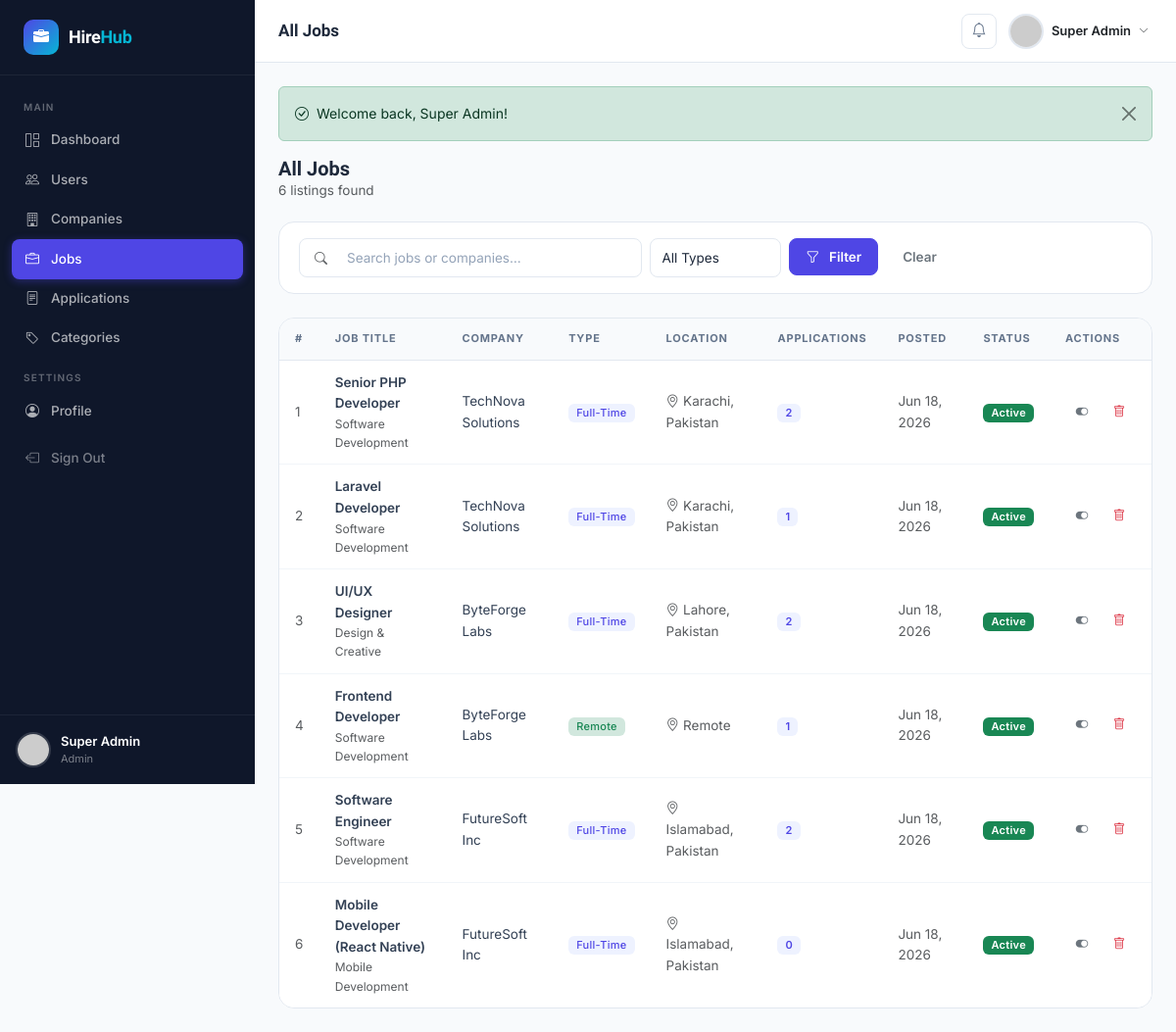
The page /admin/jobs.php (signed in) on the database its author committed.
### tables this page shows
CREATE TABLE `users` (
  `id` int(11) NOT NULL AUTO_INCREMENT,
  `name` varchar(100) NOT NULL,
  `email` varchar(150) NOT NULL,
  `password` varchar(255) NOT NULL,
  `role` enum('admin','company','candidate') NOT NULL DEFAULT 'candidate',
  `is_active` tinyint(1) NOT NULL DEFAULT 1,
  `avatar` varchar(255) DEFAULT NULL,
  `created_at` timestamp NOT NULL DEFAULT CURRENT_TIMESTAMP,
  `updated_at` timestamp NOT NULL DEFAULT CURRENT_TIMESTAMP ON UPDATE CURRENT_TIMESTAMP,
  PRIMARY KEY (`id`),
  UNIQUE KEY `email` (`email`)
);

CREATE TABLE `jobs` (
  `id` int(11) NOT NULL AUTO_INCREMENT,
  `company_id` int(11) NOT NULL,
  `category_id` int(11) NOT NULL,
  `title` varchar(200) NOT NULL,
  `type` enum('full-time','part-time','remote','internship','contract') NOT NULL DEFAULT 'full-time',
  `salary_min` decimal(10,2) DEFAULT NULL,
  `salary_max` decimal(10,2) DEFAULT NULL,
  `salary_currency` varchar(10) DEFAULT 'USD',
  `location` varchar(150) DEFAULT NULL,
  `description` longtext NOT NULL,
  `requirements` text DEFAULT NULL,
  `benefits` text DEFAULT NULL,
  `deadline` date DEFAULT NULL,
  `is_active` tinyint(1) NOT NULL DEFAULT 1,
  `views` int(11) NOT NULL DEFAULT 0,
  `created_at` timestamp NOT NULL DEFAULT CURRENT_TIMESTAMP,
  `updated_at` timestamp NOT NULL DEFAULT CURRENT_TIMESTAMP ON UPDATE CURRENT_TIMESTAMP,
  PRIMARY KEY (`id`),
  KEY `company_id` (`company_id`),
  KEY `category_id` (`category_id`),
  CONSTRAINT `jobs_company_fk` FOREIGN KEY (`company_id`) REFERENCES `companies` (`id`) ON DELETE CASCADE,
  CONSTRAINT `jobs_category_fk` FOREIGN KEY (`category_id`) REFERENCES `job_categories` (`id`)
);

CREATE TABLE `job_categories` (
  `id` int(11) NOT NULL AUTO_INCREMENT,
  `name` varchar(100) NOT NULL,
  `icon` varchar(50) DEFAULT 'briefcase',
  `created_at` timestamp NOT NULL DEFAULT CURRENT_TIMESTAMP,
  PRIMARY KEY (`id`)
);

CREATE TABLE `companies` (
  `id` int(11) NOT NULL AUTO_INCREMENT,
  `user_id` int(11) NOT NULL,
  `company_name` varchar(150) NOT NULL,
  `logo` varchar(255) DEFAULT NULL,
  `industry` varchar(100) DEFAULT NULL,
  `website` varchar(255) DEFAULT NULL,
  `description` text DEFAULT NULL,
  `location` varchar(150) DEFAULT NULL,
  `phone` varchar(30) DEFAULT NULL,
  `founded_year` year DEFAULT NULL,
  `company_size` enum('1-10','11-50','51-200','201-500','501-1000','1000+') DEFAULT '1-10',
  `is_verified` tinyint(1) NOT NULL DEFAULT 0,
  `created_at` timestamp NOT NULL DEFAULT CURRENT_TIMESTAMP,
  `updated_at` timestamp NOT NULL DEFAULT CURRENT_TIMESTAMP ON UPDATE CURRENT_TIMESTAMP,
  PRIMARY KEY (`id`),
  KEY `user_id` (`user_id`),
  CONSTRAINT `companies_user_fk` FOREIGN KEY (`user_id`) REFERENCES `users` (`id`) ON DELETE CASCADE
);

### config/database.php (called while the page is built, shortened)
<?php
class Database {
    private static ?PDO $instance = null;
    public static function getInstance(): PDO {
        if (self::$instance === null) {
            try {
                $dsn = "mysql:host=" . DB_HOST . ";dbname=" . DB_NAME . ";charset=" . DB_CHARSET;
                $options = [
                    PDO::ATTR_ERRMODE            => PDO::ERRMODE_EXCEPTION,
                    PDO::ATTR_DEFAULT_FETCH_MODE => PDO::FETCH_ASSOC,
                    PDO::ATTR_EMULATE_PREPARES   => false,
                ];
                self::$instance = new PDO($dsn, DB_USER, DB_PASS, $options);
            } catch (PDOException $e) {
                die(json_encode(['error' => 'Database connection failed: ' . $e->getMessage()]));
            }
        }
        return self::$instance;
    }
    public static function query(string $sql, array $params = []): PDOStatement {
        $stmt = self::getInstance()->prepare($sql);
        $stmt->execute($params);
        return $stmt;
    }
    public static function fetch(string $sql, array $params = []): ?array {
        return self::query($sql, $params)->fetch() ?: null;
    }
    public static function fetchAll(string $sql, array $params = []): array {
        return self::query($sql, $params)->fetchAll();
    }
}

### admin/jobs.php (the view, shortened to what this page needs)
<?php
require_once __DIR__ . '/../core/functions.php';
$user = currentUser();
$pageTitle  = 'All Jobs';
$activePage = 'jobs';
$search = trim($_GET['search'] ?? '');
$params = [];
$where  = ['1=1'];
$jobs = Database::fetchAll("
  SELECT j.*, c.company_name, cat.name AS cat_name,
         (SELECT COUNT(*) FROM applications WHERE job_id = j.id) AS app_count
  FROM jobs j
  JOIN companies c ON j.company_id = c.id
  JOIN job_categories cat ON j.category_id = cat.id
  WHERE " . implode(' AND ', $where) . "
  ORDER BY j.created_at DESC", $params);
include __DIR__ . '/../views/partials/head.php';
?>
<div class="app-shell">
<?php include __DIR__ . '/../views/partials/sidebar.php'; ?>
<div class="main-content">
<?php include __DIR__ . '/../views/partials/navbar.php'; ?>
<div class="page-content">
<?= renderFlash() ?>
<div class="page-header">
  <div>
    <h2>All Jobs</h2>
    <p class="text-muted mb-0" style="font-size:13.5px"><?= count($jobs) ?> listings found</p>
  </div>
</div>
<div class="card mb-4">
  <div class="card-body py-3">
    <form class="row g-2">
      <div class="col-sm-5">
        <div class="position-relative">
          <i class="bi bi-search position-absolute top-50 translate-middle-y ms-3 text-muted" style="font-size:13px"></i>
          <input type="text" name="search" class="form-control ps-5" placeholder="Search jobs or companies…" value="<?= e($search) ?>">
        </div>
      </div>
      <div class="col-sm-3 col-lg-2">
        <select name="type" class="form-select">
          <option value="">All Types</option>
        </select>
      </div>
      <div class="col-auto">
        <button class="btn btn-primary"><i class="bi bi-funnel me-1"></i> Filter</button>
        <a href="<?= BASE_URL ?>/admin/jobs.php" class="btn btn-outline-secondary ms-1">Clear</a>
      </div>
    </form>
  </div>
</div>
<div class="table-wrapper">
  <div class="table-responsive">
    <table class="table">
      <thead>
        <tr>
          <th>#</th>
          <th>Job Title</th>
          <th>Company</th>
          <th>Type</th>
          <th>Location</th>
          <th>Applications</th>
          <th>Posted</th>
          <th>Status</th>
          <th>Actions</th>
        </tr>
      </thead>
      <tbody>
        <?php if (empty($jobs)): ?>
          <tr><td colspan="9">
            <div class="empty-state py-5">
              <div class="empty-state-icon"><i class="bi bi-briefcase"></i></div>
              <h5>No jobs found</h5>
            </div>
          </td></tr>
        <?php else: ?>
          <?php foreach ($jobs as $i => $j): ?>
          <tr>
            <td class="text-muted"><?= $i + 1 ?></td>
            <td>
              <div class="fw-600"><?= e($j['title']) ?></div>
              <div class="text-muted" style="font-size:12px"><?= e($j['cat_name']) ?></div>
            </td>
            <td><?= e($j['company_name']) ?></td>
            <td><?= jobTypeBadge($j['type']) ?></td>
            <td class="text-muted"><i class="bi bi-geo-alt me-1"></i><?= e($j['location']) ?></td>
            <td><span class="badge bg-primary-subtle text-primary"><?= $j['app_count'] ?></span></td>
            <td class="text-muted"><?= date('M j, Y', strtotime($j['created_at'])) ?></td>
            <td><?= badgeStatus($j['is_active'] ? 'active' : 'inactive') ?></td>
            <td>
              <div class="d-flex gap-1">
                <form method="POST" class="d-inline">
                  <button class="btn btn-sm btn-outline-secondary btn-icon" title="Toggle status" data-bs-toggle="tooltip">
                    <i class="bi bi-toggle-<?= $j['is_active'] ? 'on' : 'off' ?>"></i>
                  </button>
                </form>
                <form method="POST" class="d-inline">
                  <button class="btn btn-sm btn-outline-danger btn-icon"
                          data-confirm="Delete this job and all its applications?"
                          data-bs-toggle="tooltip" title="Delete">
                    <i class="bi bi-trash"></i>
                  </button>
                </form>
              </div>
            </td>
          </tr>
          <?php endforeach; ?>
        <?php endif; ?>
      </tbody>
    </table>
  </div>
</div>
</div></div></div>
<?php include __DIR__ . '/../views/partials/footer.php'; ?>

### views/partials/sidebar.php (shortened to what this page needs)
<?php
$role = $user['role'] ?? 'candidate';
$navItems = [];
if ($role === 'admin') {
    $navItems = [
        ['label' => 'Main', 'section' => true],
        ['href' => '/admin/dashboard.php',    'icon' => 'grid-1x2',      'label' => 'Dashboard',     'key' => 'dashboard'],
        ['href' => '/admin/users.php',        'icon' => 'people',        'label' => 'Users',         'key' => 'users'],
        ['href' => '/admin/companies.php',    'icon' => 'building',      'label' => 'Companies',     'key' => 'companies'],
        ['href' => '/admin/jobs.php',         'icon' => 'briefcase',     'label' => 'Jobs',          'key' => 'jobs'],
        ['href' => '/admin/applications.php', 'icon' => 'file-text',     'label' => 'Applications',  'key' => 'applications'],
        ['href' => '/admin/categories.php',   'icon' => 'tag',           'label' => 'Categories',    'key' => 'categories'],
        ['label' => 'Settings', 'section' => true],
        ['href' => '/admin/profile.php',      'icon' => 'person-circle', 'label' => 'Profile',       'key' => 'profile'],
    ];
}
?>
<aside class="sidebar" id="sidebar">
  <a href="<?= BASE_URL ?>/<?= $role ?>/dashboard.php" class="sidebar-logo">
    <div class="sidebar-logo-icon">
      <i class="bi bi-briefcase-fill"></i>
    </div>
    <span class="sidebar-logo-text">Hire<span>Hub</span></span>
  </a>
  <ul class="sidebar-nav">
    <?php foreach ($navItems as $item): ?>
      <?php if (!empty($item['section'])): ?>
        <li class="nav-section-title"><?= e($item['label']) ?></li>
      <?php else: ?>
        <li>
          <a href="<?= BASE_URL . $item['href'] ?>"
             class="<?= ($activePage ?? '') === $item['key'] ? 'active' : '' ?>">
            <span class="nav-icon"><i class="bi bi-<?= e($item['icon']) ?>"></i></span>
            <?= e($item['label']) ?>
          </a>
        </li>
      <?php endif; ?>
    <?php endforeach; ?>
    <li>
      <a href="<?= BASE_URL ?>/auth/logout.php" style="color:rgba(255,255,255,.45)" class="mt-2">
        <span class="nav-icon"><i class="bi bi-box-arrow-left"></i></span>
        Sign Out
      </a>
    </li>
  </ul>
  <div class="sidebar-user">
    <img src="<?= avatarUrl($user['avatar'] ?? null, $user['name']) ?>" alt="<?= e($user['name']) ?>">
    <div class="sidebar-user-info">
      <div class="sidebar-user-name"><?= e($user['name']) ?></div>
      <div class="sidebar-user-role"><?= e($user['role']) ?></div>
    </div>
  </div>
</aside>

### views/partials/navbar.php (shortened to what this page needs)
<nav class="top-navbar">
  <h1 class="page-title"><?= e($pageTitle ?? 'Dashboard') ?></h1>
  <div class="navbar-actions">
    <div class="dropdown">
      <button class="navbar-btn" data-bs-toggle="dropdown" aria-expanded="false">
        <i class="bi bi-bell"></i>
      </button>
    </div>
    <div class="dropdown">
      <button class="d-flex align-items-center gap-2 btn btn-sm border-0 bg-transparent p-1"
              data-bs-toggle="dropdown">
        <img src="<?= avatarUrl($user['avatar'] ?? null, $user['name']) ?>"
             alt="" class="avatar-sm" style="border:2px solid var(--gray-200);">
        <span class="fw-600 text-dark d-none d-md-inline" style="font-size:13px"><?= e($user['name']) ?></span>
        <i class="bi bi-chevron-down text-muted" style="font-size:10px"></i>
      </button>
    </div>
  </div>
</nav>

### core/functions.php (shortened to what this page needs)
<?php
require_once __DIR__ . '/../config/database.php';
function isLoggedIn(): bool {
    return !empty($_SESSION['user_id']);
}
function currentUser(): ?array {
    return Database::fetch("SELECT * FROM users WHERE id = ?", [$_SESSION['user_id']]);
}
function getFlash(): ?array {
    if (!empty($_SESSION['flash'])) {
        $flash = $_SESSION['flash'];
        return $flash;
    }
    return null;
}
function renderFlash(): string {
    $flash = getFlash();
    $icons = ['success' => 'check-circle', 'danger' => 'x-circle', 'warning' => 'exclamation-triangle', 'info' => 'info-circle'];
    $icon = $icons[$flash['type']] ?? 'info-circle';
    return '<div class="alert alert-' . $flash['type'] . ' alert-dismissible fade show d-flex align-items-center gap-2" role="alert">
        <i class="bi bi-' . $icon . '"></i>
        <span>' . e($flash['message']) . '</span>
        <button type="button" class="btn-close" data-bs-dismiss="alert"></button>
    </div>';
}
function e(?string $str): string {
    return htmlspecialchars((string)$str, ENT_QUOTES, 'UTF-8');
}
function badgeStatus(string $status): string {
    $map = [
        'pending'     => 'warning',
        'reviewed'    => 'info',
        'shortlisted' => 'primary',
        'rejected'    => 'danger',
        'hired'       => 'success',
        'active'      => 'success',
        'inactive'    => 'secondary',
    ];
    $color = $map[$status] ?? 'secondary';
    return '<span class="badge bg-' . $color . ' text-capitalize">' . e($status) . '</span>';
}
function jobTypeBadge(string $type): string {
    $map = [
        'full-time'  => 'primary',
        'part-time'  => 'info',
        'remote'     => 'success',
        'internship' => 'warning',
        'contract'   => 'secondary',
    ];
    $color = $map[$type] ?? 'secondary';
    return '<span class="badge bg-' . $color . '-subtle text-' . $color . ' text-capitalize fw-medium">' . e($type) . '</span>';
}
function avatarUrl(?string $avatar, string $name = 'User'): string {
    return 'https://ui-avatars.com/api/?name=' . urlencode($name) . '&background=4f46e5&color=fff&size=100';
}

### rows shown on the page
users: name "Super Admin", role "Admin"
jobs: title "Senior PHP Developer", category.name "Software Development", company.company_name "TechNova Solutions", type "Full-Time", location "Karachi, Pakistan", app_count "2", created_at "Jun 18, 2026", is_active 1 (drawn)
jobs: title "Laravel Developer", category.name "Software Development", company.company_name "TechNova Solutions", type "Full-Time", location "Karachi, Pakistan", app_count "1", created_at "Jun 18, 2026", is_active 1 (drawn)
jobs: title "UI/UX Designer", category.name "Design & Creative", company.company_name "ByteForge Labs", type "Full-Time", location "Lahore, Pakistan", app_count "2", created_at "Jun 18, 2026", is_active 1 (drawn)
jobs: title "Frontend Developer", category.name "Software Development", company.company_name "ByteForge Labs", type "Remote", location "Remote", app_count "1", created_at "Jun 18, 2026", is_active 1 (drawn)
jobs: title "Software Engineer", category.name "Software Development", company.company_name "FutureSoft Inc", type "Full-Time", location "Islamabad, Pakistan", app_count "2", created_at "Jun 18, 2026", is_active 1 (drawn)
jobs: title "Mobile Developer (React Native)", category.name "Mobile Development", company.company_name "FutureSoft Inc", type "Full-Time", location "Islamabad, Pakistan", app_count "0", created_at "Jun 18, 2026", is_active 1 (drawn)

### other values the page prints
$item['label'] "MAIN"
$item['label'] "Dashboard"
$item['label'] "Users"
$item['label'] "Companies"
$item['label'] "Jobs"
$item['label'] "Applications"
$item['label'] "Categories"
$item['label'] "SETTINGS"
$item['label'] "Profile"
$pageTitle "All Jobs"
$flash['message'] "Welcome back, Super Admin!"
count($jobs) "6"
